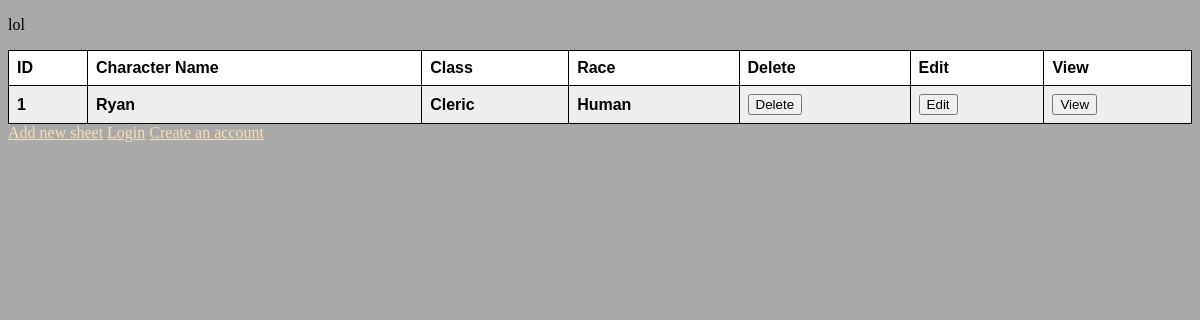
Before: / with the older database file.
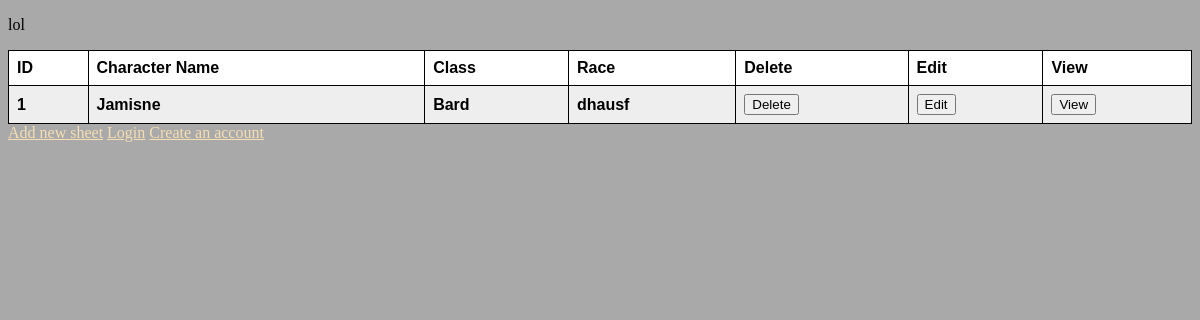
After: the same page with the newer database file.
### charactersheet.py (models this page shows)
class Sheet(db.Model):
    CharID = db.Column(db.Integer, primary_key = True)
    CharacterName = db.Column(db.String)
    CharacterClass = db.Column(db.String)
    Level = db.Column(db.Integer)
    Background = db.Column(db.String)
    Race = db.Column(db.String)
    Alignment = db.Column(db.String(2))

### charactersheet.py (the view)
@app.route('/')
def contents():
    sheets = Sheet.query.all()
    return render_template('contents.html', sheets=sheets)

### templates/contents.html (shortened to what this page needs)
<!DOCTYPE html>
<html lang="en">
<head>
    <link rel="stylesheet" href="{{url_for('static', filename='styles.css')}}">
</head>
<body>
    <p>lol</p>
    <table>
        <tr>
            <th><b>ID</b></th>
            <th><b>Character Name</b></th>
            <th><b>Class</b></th>
            <th><b>Race</b></th>
            <th>Delete</th>
            <th>Edit</th>
            <th>View</th>
        </tr>
        {% for item in sheets %}
            <tr>
                <th>{{ item.CharID }}</th>
                <th>{{ item.CharacterName }}</th>
                <th>{{ item.CharacterClass }}</th>
                <th>{{ item.Race }}</th>
                <td>
                    <form action="/delete" method="POST">
                        <input type="submit" value="Delete">
                    </form>
                </td>
                <td>
                    <form action="/edit/{{ item.CharID }}" method="GET">
                        <input type ="submit" value="Edit">
                    </form>
                </td>
                <td>
                    <form action="/view/{{ item.CharID }}" method="GET">
                        <input type="submit" value="View">
                    </form>
                </td>
            </tr>
        {% endfor %}
    </table>
    <a href="/add">Add new sheet</a>
    <a href="/login">Login</a>
    <a href="/createuser">Create an account</a>
</body>
</html>

### static/styles.css (style rules this page uses)
table { font-family: arial, sans-serif; border-collapse: collapse; width: 100%; }
td, th { border: 1px solid #000000; text-align: left; padding: 8px; }
tr:nth-child(even) { background-color: #eeeeee; }
tr:nth-child(odd) { background-color: white; }
body { background-color: darkgrey; }
a { color: wheat; }

Changed rows visible on the page:
changed Sheet id 1: CharacterName "Ryan" → "Jamisne"; CharacterClass "Cleric" → "Bard"; Race "Human" → "dhausf"
